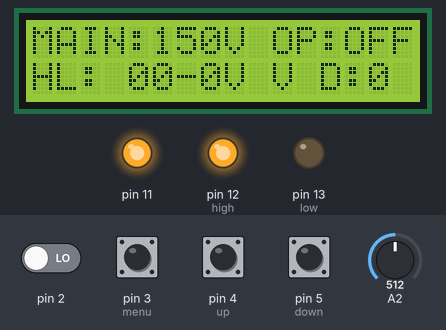
Simulated run of this sketch. Board: Arduino Uno, built with avr-gcc and run on an emulated ATmega328P. Parts: 16×2 character LCD, output pins drawn as LEDs (lit = HIGH). Inputs (shaded band) come from the test bench; at power-on: pin 3 (menu), pin 4 (up), pin 5 (down) HIGH, pin 2 LOW, A2 = 512.

Above: at 6.3 s.
6.4 s: pin 5 (down) pulled LOW for 0.15 s
At 6.9 s:
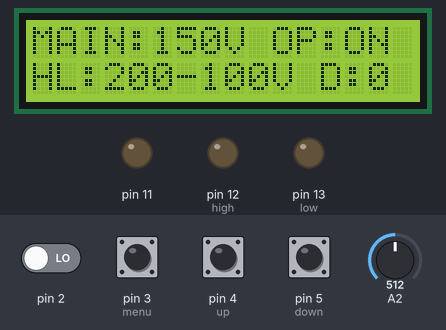
8.0 s: A2 set to 353
At 9.3 s:
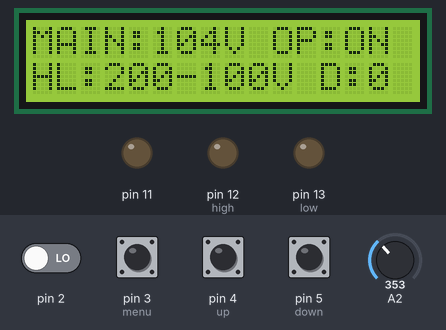
9.6 s: A2 set to 329
At 11.0 s:
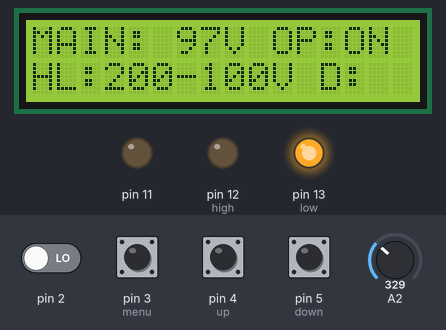
12.6 s: pin 3 (menu) pulled LOW for 0.15 s
At 13.0 s:
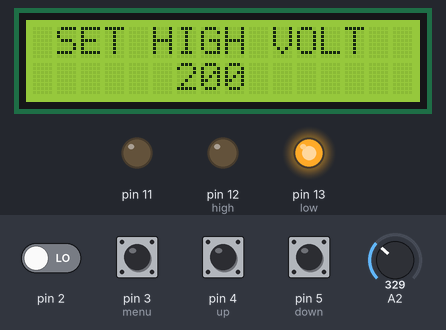
14.2 s: pin 3 (menu) pulled LOW for 1 s
At 15.3 s:
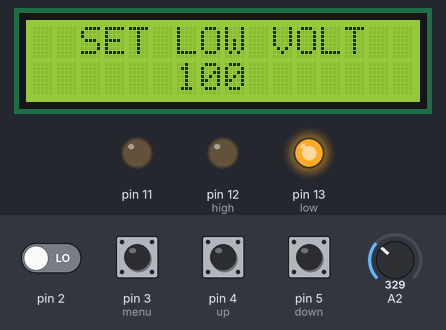
16.7 s: pin 3 (menu) pulled LOW for 0.15 s
At 17.4 s:
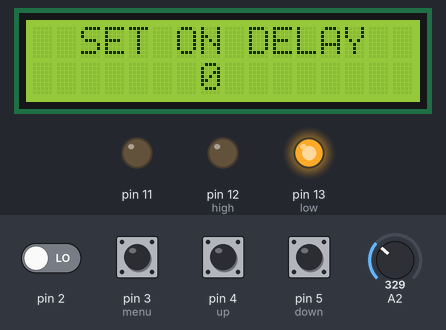
Timing chart, 0 to 19.3 s (numbered marks = the images above; inputs shaded):
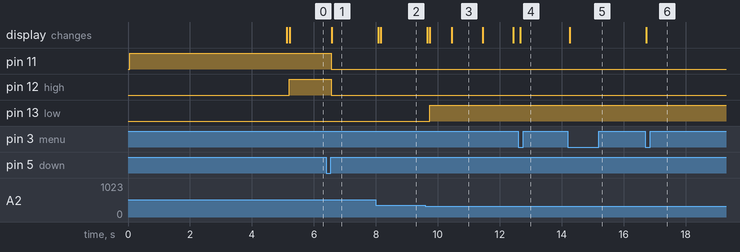

Measured:
- the behaviour switches between 337 and 336 on A2 (found by bisection; images 2 and 3)
- after the input at 6.4 s, pin 11, pin 12 (high): HIGH → LOW after 0.16 s; the display: changes after 0.18 s (image 1)
- after the input at 8.0 s, the display: first changes after 0.07 s (image 2 shows a later state)
- after the input at 9.6 s, pin 13 (low): LOW → HIGH after 0.13 s; the display: first changes after 0.05 s (image 3 shows a later state)
- after the input at 12.6 s, the display: changes after 0.06 s (image 4)
- after the input at 14.2 s, the display: changes after 0.06 s (image 5)
- after the input at 16.7 s, the display: changes at once (image 6)

The sketch:

OverUnderMenuButton__Final_.ino
```cpp
#include <LiquidCrystal_I2C.h>
LiquidCrystal_I2C lcd(0x27, 16, 2);
#include <EEPROM.h>
#define menu 3
#define up  4
#define down 5
#define low 13
#define high 12
int m,v,vo,vu,dl,dly,dly1,tmp;
unsigned long vtm;
bool st,dt;

void setup(){
  Serial.begin(9600);
  digitalWrite(high, LOW);
  digitalWrite(low, LOW);
   digitalWrite(11, HIGH);
  lcd.init();
  lcd.backlight();
  pinMode(11,OUTPUT);
  pinMode(low,OUTPUT);
  pinMode(high,OUTPUT);
  pinMode(menu,INPUT_PULLUP);
  pinMode(up,INPUT_PULLUP);
  pinMode(down,INPUT_PULLUP);
  lcd.print("Low-High Voltage");
  lcd.setCursor(0,1);
  lcd.print(" Protect System");
  delay(5000);
  lcd.setCursor(0,0);
  lcd.print("MAIN:250V OP:OFF");
  lcd.setCursor(0,1);
  lcd.print("HL:250-210V D:10");


  // a=
   //

   vo=EEPROM.read(0);
   vo=vo+EEPROM.read(1)*100;
   if(vo>300) vo=0;
  vu=EEPROM.read(2);
   if(vu>200) vu=0;
   dl=EEPROM.read(3);
   if(dl>50) dl=0;
}
void loop(){
   for(int i=0;i<500;i++){
  v=analogRead(A2);

  v=map(v,0,1023,0,2950);
  vtm=vtm+v;
  }
  dly1++;
  if(dly1>9){dly1=0;dt=!dt;}
 v=vtm/5000;
 v=(v+3);
 //if(v<0)v=0;
 vtm=0;
  if(v<vu-10|v>vo){
     digitalWrite(11,1);
    dly=dly1=0;dt=1;
  }
   if(v>vu&v<vo-1){
    if(dly<dl&dly1==9)dly++;
    if(dly==dl){ digitalWrite(11,0);dt=1; }

    }
  if (v<vu)
  {
    digitalWrite(low, HIGH);
    digitalWrite(high, LOW);
  }
  else if(v>vo)
  {
    digitalWrite(high, HIGH);
    digitalWrite(low, LOW);
  }
  if(v>vu&v<vo-1){
   digitalWrite(high, LOW);
   digitalWrite(low, LOW);
  }
  if(m==0){

lcd.setCursor(5,0);
if(v<100)lcd.print(" ");
   lcd.print(v);
   lcd.setCursor(13,0);
   if(digitalRead(11))lcd.print("OFF");
   else  lcd.print("ON ");
   //lcd.print("MAIN:250V OP:OFF");
   lcd.setCursor(3,1);
if(vo<100)lcd.print(" ");
   lcd.print(vo);
   lcd.setCursor(7,1);
   lcd.print(vu);
   if(vu<100)lcd.print("V ");
   else lcd.print("V");
   lcd.setCursor(14,1);
  if(dt|digitalRead(2)) lcd.print(dl);
  else lcd.print("  ");
lcd.print(" ");


}
if(digitalRead(menu)&digitalRead(up)&digitalRead(down)){st=0;}

  if(!digitalRead(menu)&st==0){
    lcd.clear();
   m++;
   if(m>3){
    lcd.setCursor(0,0);
   lcd.print("MAIN:250V OP:OFF");
   lcd.setCursor(0,1);
   lcd.print("HL:250-210V D:10");
   EEPROM.update(0,vo%100);
   EEPROM.update(1,vo/100);
    EEPROM.update(2,vu);
    EEPROM.update(3,dl);
    m=0;}

    st=1;
    //
    }

if(!digitalRead(up)&st==0){
  if(m==1)vo+=5;

   if(m==2)vu+=5;
    if(m==3)dl+=1;
    if(vo>300)vo=300;
    if(vu>200)vu=200;
    if(dl>50)dl=50;
   st=1;
}
if(!digitalRead(down)&st==0){
  if(m==1)vo-=5;
   if(m==2)vu-=5;
    if(m==3)dl-=1;

    if(vo<200)vo=200;
    if(vu<100)vu=100;
    if(dl<0)dl=0;
   st=1;
 }

  if(m==1){

lcd.setCursor(0,0);
lcd.print(" SET HIGH VOLT  ");
   lcd.setCursor(6,1);
   lcd.print(vo);

}
  if(m==2){

lcd.setCursor(0,0);
lcd.print("  SET LOW VOLT ");
   lcd.setCursor(6,1);
   lcd.print(vu);


}
  if(m==3){

lcd.setCursor(0,0);
lcd.print("  SET ON DELAY  ");
   lcd.setCursor(7,1);
   lcd.print(dl);
lcd.print(" ");
}
}
```
